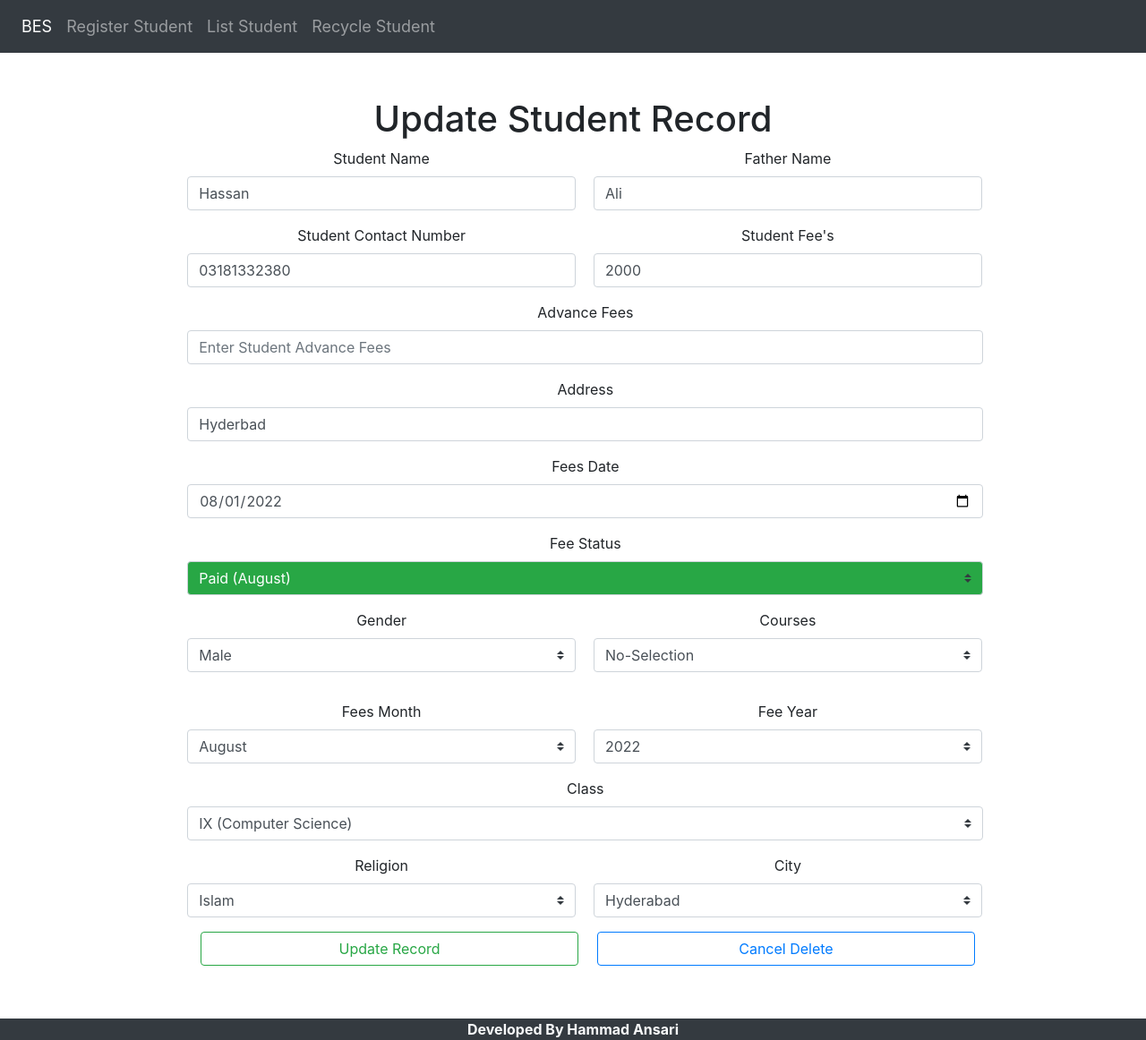
/update.php?updateid=26&fee_month=August, run on the app's committed database.
### tables this page shows
CREATE TABLE `std_fee` (
  `id` int(255) NOT NULL,
  `s_id` int(50) NOT NULL,
  `s_fee_pay_date` varchar(50) NOT NULL,
  `s_fee` int(50) NOT NULL,
  `s_fee_status` tinyint(1) NOT NULL,
  `s_fee_month` varchar(100) NOT NULL,
  `s_fee_year` varchar(100) NOT NULL,
  `Active` tinyint(1) NOT NULL
);

CREATE TABLE `std` (
  `s_id` int(255) NOT NULL,
  `s_name` varchar(50) NOT NULL,
  `f_name` varchar(50) NOT NULL,
  `s_cntct` varchar(50) NOT NULL,
  `s_address` varchar(50) NOT NULL,
  `s_gender` varchar(50) NOT NULL,
  `s_religion` varchar(50) NOT NULL,
  `s_city` varchar(50) NOT NULL,
  `s_class` varchar(50) NOT NULL,
  `s_courses` varchar(50) NOT NULL,
  `s_doa` varchar(50) NOT NULL,
  `s_dou` varchar(50) NOT NULL,
  `Active` tinyint(1) NOT NULL
);

### update.php (the view, shortened to what this page needs)
<?php
include "config.php";
?>
<!DOCTYPE html>
<html lang="en">
<head>
</head>
<body><br><br>
  <div class="container mt-5 mb-5" style="background-color:white;padding:1%">
    <div>
      <div style="text-align: center;margin-bottom:2%">
        <h1>Update Student Record</h1>
        <?php
        $get = $_GET['updateid'];
        $get_month =  $_GET['fee_month'];
        $fetch_query = "SELECT *
        FROM std T1, std_fee T2
        WHERE T1.s_id = $get AND T2.s_id = $get AND T2.s_fee_month = '$get_month'";
        $result = mysqli_query($conn, $fetch_query);
        $row = mysqli_fetch_assoc($result);
        ?>
              <form class="needs-validation" method="POST" novalidate>
                <div class="container" style="margin-left:10%">
                  <div class="input-group " style="text-align: center">
                    <div class="form-group" style="width:40%;">
                      <label for="sname">Student Name</label>
                      <input value="<?php echo $row["s_name"] ?>" type="text" class="form-control inp" id="sname" placeholder="Enter Student Name" autocomplete="off" name="sname" required>
                    </div>
                    <div class="form-group inp" style="margin-left:20px;width:40%">
                      <label for="fname">Father Name</label>
                      <input value="<?php echo $row["f_name"] ?>" type="text" class="form-control inp" id="fname" placeholder="Enter Father Name" autocomplete="off" name="fname" required>
                    </div>
                    <div class="form-group form-check">
                    </div>
                  </div>
                  <div class="input-group " style="text-align: center">
                    <div class="form-group" style="width:40%;">
                      <label for="contact">Student Contact Number</label>
                      <input value="<?php echo $row["s_cntct"] ?>" type="number" class="form-control" id="contact" placeholder="Enter Student Contact Number" autocomplete="off" name="contact" required>
                    </div>
                    <div class="form-group inp" style="margin-left:20px;width:40%">
                      <label for="s_fee">Student Fee's</label>
                      <input value="<?php echo $row["s_fee"] ?>" type="number" class="form-control inp" id="s_fee" placeholder="Enter Father Name" autocomplete="off" name="s_fee" required>
                    </div>
                    <div class="form-group form-check">
                    </div>
                    <div class="form-group" style="width:82%;">
              <label for="advance_fees">Advance Fees</label>
              <input value="<?php echo $row["std_adv_fees"] ?>" type="number" class="form-control inp" id="advance_fees" placeholder="Enter Student Advance Fees" autocomplete="off" name="advance_fees" required>
            </div>
                  </div>
                  <div class="input-group" style="text-align: center">
                    <div class="form-group" style="width:82%;">
                      <label for="address">Address</label>
                      <input value="<?php echo $row["s_address"] ?>" type="text" class="form-control inp" id="address" placeholder="Enter Student Address" autocomplete="off" name="address" required>
                    </div>
                    <div class="form-group" style="width:82%;">
                      <label for="fee_date">Fees Date</label>
                      <input value="<?php echo $row["s_fee_pay_date"] ?>" type="date" class="form-control inp" id="address" placeholder="Enter Student Address" autocomplete="off" name="fee_date" required>
                    </div>
                    <div class="form-group" style="width:82%;">
                      <label for="address">Fee Status</label>
                      <?php
                      if ($row["s_fee_status"] == 1) {
                        $row["s_fee_status"] = "Paid"
                      ?>
                        <select name="fee_status" class="form-control text-white  bg-success custom-select form-control" id="fee_status" required="">
                          <option value="1" selected=""><?php echo $row["s_fee_status"] . " (" . $row["s_fee_month"] . ")" ?></option>
                        </select>
                      <?php
                      } ?>
                    </div>
                    <div class="form-group" style="width:40%">
                      <label for="gender">Gender</label>
                      <?php
                      for ($i = 1; $i <= 1; $i++) {
                      ?>
                        <select name="gender" id="gender" class="custom-select form-control" required>
                          <option selected id="<?php echo "g" . $i ?>"><?php echo $row["s_gender"] ?></option>
                          <option value="Male" id="<?php echo "g" . ++$i ?>">Male</option>
                          <option value="Female" id="<?php echo "g" . ++$i ?>">Female</option>
                        <?php
                      }
                        ?>
                        </select>
                    </div>
                    <div class="form-group form-check">
                    </div>
                    <div class="form-group" style="width:40%">
                      <label for="courses">Courses</label>
                      <select name="courses" id="courses" class="custom-select form-control" required>
                        <?php
                        for ($i = 1; $i <= 1; $i++) {
                        ?>
                          <option id="<?php echo "c" . $i ?>" selected><?php echo $row["s_courses"] ?></option>
                          <option id="<?php echo "c" . ++$i ?>" value="CIT">CIT</option>
                          <option id="<?php echo "c" . ++$i ?>" value="ACIT">ACIT</option>
                          <option id="<?php echo "c" . ++$i ?>" value="DIT">DIT</option>
                          <option id="<?php echo "c" . ++$i ?>" value="DCBM">DCBM</option>
                          <option id="<?php echo "c" . ++$i ?>" value="Web Development">Web Development</option>
                          <option id="<?php echo "c" . ++$i ?>" value="C Programming">C Programming</option>
                          <option id="<?php echo "c" . ++$i ?>" value="C++ Programming">C++ Programming</option>
                          <option id="<?php echo "c" . ++$i ?>" value="C Sharp Programming">C Sharp Programming</option>
                          <option id="<?php echo "c" . ++$i ?>" value="Java Programming">Java Programming</option>
                          <option id="<?php echo "c" . ++$i ?>" value="JavaScript Programming">JavaScript Programming</option>
                          <option id="<?php echo "c" . ++$i ?>" value="ASP.net MVC Programming">ASP.net MVC Programming</option>
                          <option id="<?php echo "c" . ++$i ?>" value="Basic English Language">Basic English Language</option>
                          <option id="<?php echo "c" . ++$i ?>" value="Advance English Language">Advance English Language</option>
                          <option id="<?php echo "c" . ++$i ?>" value="No-Selection">No-Selection</option>
                        <?php
                        }
                        ?>
                      </select>
                    </div>
                    <div class="input-group" style="text-align: center">
                      <div class="form-group" style="width:40%;">
                        <label for="fee_month">Fees Month</label>
                        <select name="fee_month" id="fee_month" class="custom-select form-control" required="">
                          <option value="<?php echo $row["s_fee_month"] ?>"><?php echo $row["s_fee_month"] ?></option>
                        </select>
                      </div>
                      <div class="form-group form-check">
                      </div>
                      <div class="form-group" style="width:40%">
                        <label for="fee_year">Fee Year</label>
                        <select name="fee_year" id="fee_year" class="custom-select form-control" required="">
                          <option selected="" value="<?php echo $row["s_fee_year"] ?>"><?php echo $row["s_fee_year"] ?></option>
                        </select>
                      </div>
                      <div class="form-group form-check">
                      </div>
                    </div>
                  </div>
                  <div class="input-group " style="text-align: center">
                    <div class="form-group" style="width:82%">
                      <label for="class">Class</label>
                      <select id="class" name="class" id="class" class="custom-select form-control" required>
                        <?php
                        for ($i = 1; $i <= 1; $i++) {
                        ?>
                          <option id="<?php echo "C" . $i ?>" hidden selected><?php echo $row["s_class"] ?></option>
                          <option id="<?php echo "C" . ++$i ?>" value="IX (Computer Science)">IX (Computer Science)</option>
                          <option id="<?php echo "C" . ++$i ?>" value="IX (Biology)">IX (Biology)</option>
                          <option id="<?php echo "C" . ++$i ?>" value="X (Computer Science)">X (Computer Science)</option>
                          <option id="<?php echo "C" . ++$i ?>" value="X (Biology)">X (Biology)</option>
                          <option id="<?php echo "C" . ++$i ?>" value="XI (Computer Science)">XI (Computer Science)</option>
                          <option id="<?php echo "C" . ++$i ?>" value="XI (Biology)">XI (Biology)</option>
                          <option id="<?php echo "C" . ++$i ?>" value="XI (Pre-Enginieering)">XI (Pre-Enginieering)</option>
                          <option id="<?php echo "C" . ++$i ?>" value="XII (Computer Science)">XII (Computer Science)</option>
                          <option id="<?php echo "C" . ++$i ?>" value="XII (Biology)">XII (Biology)</option>
                          <option id="<?php echo "C" . ++$i ?>" value="XII (Pre-Enginieering)">XII (Pre-Enginieering)</option>
                          <option id="<?php echo "C" . ++$i ?>" value="Middle">Middle</option>
                          <option id="<?php echo "C" . ++$i ?>" value="No-Selection">No-Selection</option>
                        <?php } ?>
                      </select>
                    </div>
                    <div class="form-group form-check">
                    </div>
                    <div class="input-group" style="text-align: center">
                      <div class="form-group" style="width:40%;">
                        <label for="religion">Religion</label>
                        <select name="religion" id="religion" class="custom-select form-control" required>
                          <?php
                          for ($i = 1; $i <= 4; $i++) {
                          ?>
                            <option id="<?php echo "r" . $i ?>" selected><?php echo $row["s_religion"] ?></option>
                            <option id="<?php echo "r" . ++$i ?>" value="Islam">Islam</option>
                            <option id="<?php echo "r" . ++$i ?>" value=" Hindu">Hindu</option>
                            <option id="<?php echo "r" . ++$i ?>" value="Cristian">Cristian</option>
                            <option id="<?php echo "r" . ++$i ?>" value=" Sikh">Sikh</option>
                          <?php
                          }
                          ?>
                        </select>
                      </div>
                      <div class="form-group form-check">
                      </div>
                      <div class="form-group" style="width:40%">
                        <label for="city">City</label>
                        <select name="city" id="city" class="custom-select form-control" required>
                          <?php
                          for ($i = 1; $i <= 1; $i++) {
                          ?>
                            <option id="<?php echo "_c" . $i ?>" selected><?php echo $row["s_city"] ?></option>
                            <option id="<?php echo "_c" . ++$i ?>" value="Hyderabad">Hyderabad</option>
                            <option id="<?php echo "_c" . ++$i ?>" value="Karachi">Karachi</option>
                            <option id="<?php echo "_c" . ++$i ?>" value="Peshawar">Peshawar</option>
                            <option id="<?php echo "_c" . ++$i ?>" value="Balochistan">Balochistan</option>
                            <option id="<?php echo "_c" . ++$i ?>" value="Khyber-PakhtunKhwa">Khyber-Pakhtunkhwa</option>
                            <option id="<?php echo "_c" . ++$i ?>" value="Lahore">Lahore</option>
                          <?php
                          } ?>
                        </select>
                      </div>
                      <div class="form-group form-check">
                      </div>
                    </div>
                  </div>
                  <center>
                    <div class="row container">
                      <button type="submit" name="submit" onclick="trim()" class="btn btn-outline-success btn" style="width:40%">Update Record</button>
                      <a class="btn btn-outline-primary btn-default btn-block" href="./display.php?fee_status=NULL&s_fee_month=August" style="margin-left:2%;width:40%">Cancel Delete</a>
                    </div>
                  </center>
              </form>
              </div>
            </div>
</body>
</html>

### data on the page
std_fee: sname "Hassan", fname "Ali", contact "03181332380", s_fee "2000", address "Hyderbad", fee_date "08/01/2022", gender "Male", fee_month "August", fee_year "2022"

### other printed values
form field fee_status "Paid (August)"
form field courses "No-Selection"
form field class "IX (Computer Science)"
form field religion "Islam"
form field city "Hyderabad"
